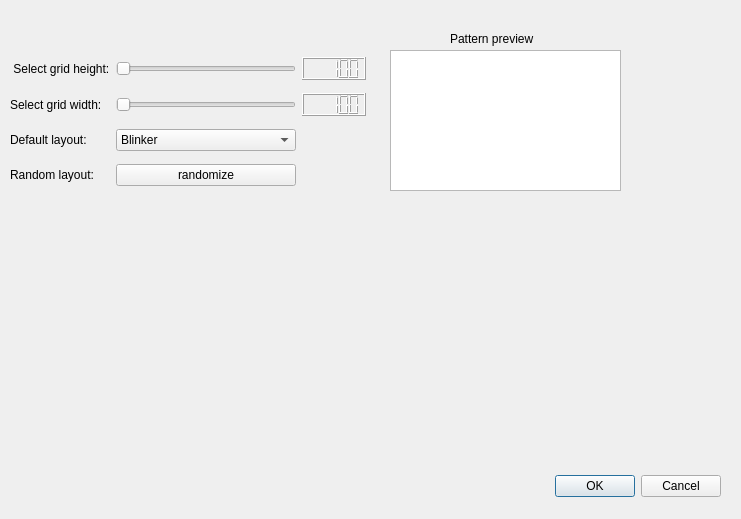
<?xml version="1.0" encoding="UTF-8"?>
<ui version="4.0">
 <class>Dialog</class>
 <widget class="QDialog" name="Dialog">
  <property name="geometry">
   <rect>
    <x>0</x>
    <y>0</y>
    <width>741</width>
    <height>519</height>
   </rect>
  </property>
  <property name="windowTitle">
   <string>Dialog</string>
  </property>
  <widget class="QDialogButtonBox" name="buttonBox">
   <property name="geometry">
    <rect>
     <x>380</x>
     <y>470</y>
     <width>341</width>
     <height>32</height>
    </rect>
   </property>
   <property name="orientation">
    <enum>Qt::Horizontal</enum>
   </property>
   <property name="standardButtons">
    <set>QDialogButtonBox::Cancel|QDialogButtonBox::Ok</set>
   </property>
  </widget>
  <widget class="QWidget" name="gridLayoutWidget">
   <property name="geometry">
    <rect>
     <x>10</x>
     <y>50</y>
     <width>356</width>
     <height>147</height>
    </rect>
   </property>
   <layout class="QGridLayout" name="gridLayout">
    <item row="1" column="0">
     <widget class="QLabel" name="label_2">
      <property name="text">
       <string>Select grid width:</string>
      </property>
     </widget>
    </item>
    <item row="0" column="0">
     <widget class="QLabel" name="label">
      <property name="text">
       <string> Select grid height:</string>
      </property>
     </widget>
    </item>
    <item row="0" column="1">
     <widget class="QSlider" name="heightSlider">
      <property name="minimum">
       <number>4</number>
      </property>
      <property name="maximum">
       <number>50000</number>
      </property>
      <property name="value">
       <number>100</number>
      </property>
      <property name="orientation">
       <enum>Qt::Horizontal</enum>
      </property>
     </widget>
    </item>
    <item row="3" column="1">
     <widget class="QPushButton" name="RandpushButton">
      <property name="text">
       <string>randomize</string>
      </property>
     </widget>
    </item>
    <item row="1" column="1">
     <widget class="QSlider" name="widthSlider">
      <property name="minimum">
       <number>4</number>
      </property>
      <property name="maximum">
       <number>50000</number>
      </property>
      <property name="value">
       <number>100</number>
      </property>
      <property name="orientation">
       <enum>Qt::Horizontal</enum>
      </property>
     </widget>
    </item>
    <item row="2" column="1">
     <widget class="QComboBox" name="comboBox">
      <item>
       <property name="text">
        <string>Blinker</string>
       </property>
      </item>
      <item>
       <property name="text">
        <string>Block</string>
       </property>
      </item>
      <item>
       <property name="text">
        <string>Glider</string>
       </property>
      </item>
      <item>
       <property name="text">
        <string>Gosper glider gun</string>
       </property>
      </item>
      <item>
       <property name="text">
        <string>C heptomino</string>
       </property>
      </item>
      <item>
       <property name="text">
        <string>Biloaf</string>
       </property>
      </item>
      <item>
       <property name="text">
        <string>Octagon II</string>
       </property>
      </item>
      <item>
       <property name="text">
        <string>Copperhead</string>
       </property>
      </item>
      <item>
       <property name="text">
        <string>Diamond 4 8 12</string>
       </property>
      </item>
     </widget>
    </item>
    <item row="2" column="0">
     <widget class="QLabel" name="label_3">
      <property name="text">
       <string>Default layout:</string>
      </property>
     </widget>
    </item>
    <item row="1" column="2">
     <widget class="QLCDNumber" name="widthLcdNumber">
      <property name="autoFillBackground">
       <bool>true</bool>
      </property>
      <property name="styleSheet">
       <string notr="true"/>
      </property>
      <property name="intValue" stdset="0">
       <number>100</number>
      </property>
     </widget>
    </item>
    <item row="3" column="0">
     <widget class="QLabel" name="label_4">
      <property name="text">
       <string>Random layout:</string>
      </property>
     </widget>
    </item>
    <item row="0" column="2">
     <widget class="QLCDNumber" name="heightLcdNumber">
      <property name="autoFillBackground">
       <bool>true</bool>
      </property>
      <property name="intValue" stdset="0">
       <number>100</number>
      </property>
     </widget>
    </item>
   </layout>
  </widget>
  <widget class="QGraphicsView" name="previewView">
   <property name="geometry">
    <rect>
     <x>390</x>
     <y>50</y>
     <width>231</width>
     <height>141</height>
    </rect>
   </property>
  </widget>
  <widget class="QLabel" name="label_5">
   <property name="geometry">
    <rect>
     <x>450</x>
     <y>30</y>
     <width>111</width>
     <height>17</height>
    </rect>
   </property>
   <property name="text">
    <string>Pattern preview</string>
   </property>
  </widget>
 </widget>
 <resources/>
 <connections>
  <connection>
   <sender>buttonBox</sender>
   <signal>accepted()</signal>
   <receiver>Dialog</receiver>
   <slot>accept()</slot>
   <hints>
    <hint type="sourcelabel">
     <x>248</x>
     <y>254</y>
    </hint>
    <hint type="destinationlabel">
     <x>157</x>
     <y>274</y>
    </hint>
   </hints>
  </connection>
  <connection>
   <sender>buttonBox</sender>
   <signal>rejected()</signal>
   <receiver>Dialog</receiver>
   <slot>reject()</slot>
   <hints>
    <hint type="sourcelabel">
     <x>316</x>
     <y>260</y>
    </hint>
    <hint type="destinationlabel">
     <x>286</x>
     <y>274</y>
    </hint>
   </hints>
  </connection>
  <connection>
   <sender>heightSlider</sender>
   <signal>sliderReleased()</signal>
   <receiver>Dialog</receiver>
   <slot>update()</slot>
   <hints>
    <hint type="sourcelabel">
     <x>259</x>
     <y>97</y>
    </hint>
    <hint type="destinationlabel">
     <x>370</x>
     <y>259</y>
    </hint>
   </hints>
  </connection>
  <connection>
   <sender>widthSlider</sender>
   <signal>sliderReleased()</signal>
   <receiver>Dialog</receiver>
   <slot>update()</slot>
   <hints>
    <hint type="sourcelabel">
     <x>259</x>
     <y>137</y>
    </hint>
    <hint type="destinationlabel">
     <x>370</x>
     <y>259</y>
    </hint>
   </hints>
  </connection>
  <connection>
   <sender>widthSlider</sender>
   <signal>valueChanged(int)</signal>
   <receiver>widthLcdNumber</receiver>
   <slot>display(int)</slot>
   <hints>
    <hint type="sourcelabel">
     <x>206</x>
     <y>107</y>
    </hint>
    <hint type="destinationlabel">
     <x>307</x>
     <y>107</y>
    </hint>
   </hints>
  </connection>
  <connection>
   <sender>heightSlider</sender>
   <signal>valueChanged(int)</signal>
   <receiver>heightLcdNumber</receiver>
   <slot>display(int)</slot>
   <hints>
    <hint type="sourcelabel">
     <x>206</x>
     <y>70</y>
    </hint>
    <hint type="destinationlabel">
     <x>307</x>
     <y>70</y>
    </hint>
   </hints>
  </connection>
  <connection>
   <sender>comboBox</sender>
   <signal>activated(int)</signal>
   <receiver>Dialog</receiver>
   <slot>update()</slot>
   <hints>
    <hint type="sourcelabel">
     <x>206</x>
     <y>154</y>
    </hint>
    <hint type="destinationlabel">
     <x>370</x>
     <y>259</y>
    </hint>
   </hints>
  </connection>
  <connection>
   <sender>RandpushButton</sender>
   <signal>clicked()</signal>
   <receiver>Dialog</receiver>
   <slot>update()</slot>
   <hints>
    <hint type="sourcelabel">
     <x>219</x>
     <y>160</y>
    </hint>
    <hint type="destinationlabel">
     <x>370</x>
     <y>259</y>
    </hint>
   </hints>
  </connection>
 </connections>
</ui>
